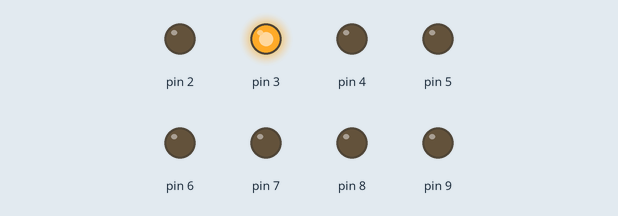
A program run on a simulated Arduino Uno, built with avr-gcc and run on an emulated ATmega328P. Shown: output pins drawn as LEDs (lit = HIGH).

Above: at 0.37 s.
At 1.12 s:
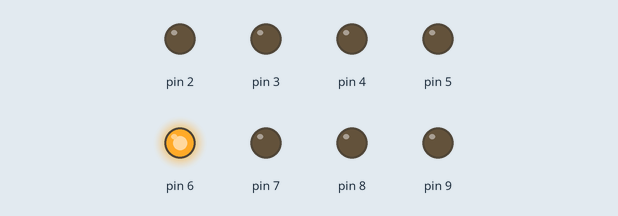
At 1.62 s:
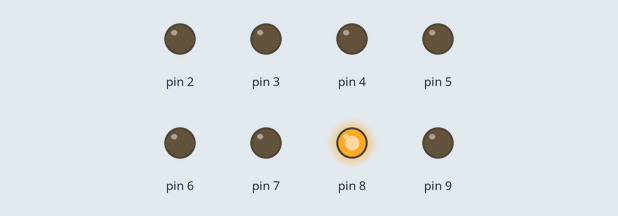
At 2.12 s:
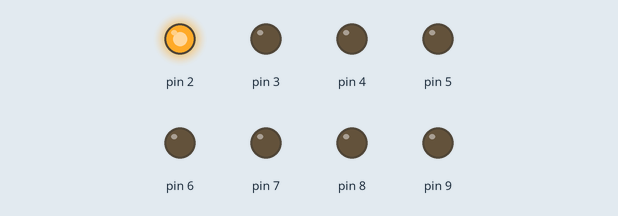
At 3.37 s:
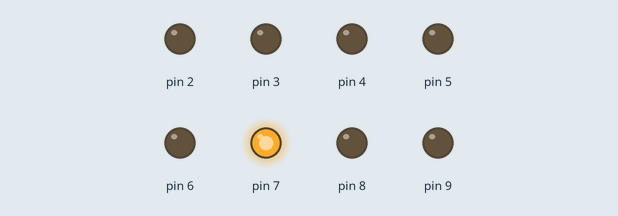
At 4.62 s:
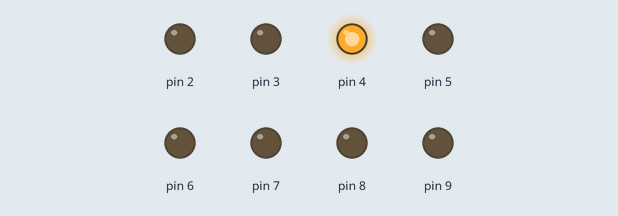
Timing chart, 0 to 4.9 s (numbered marks = the images above):
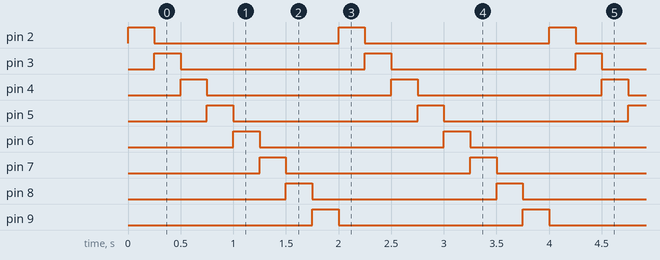

Measured:
- by itself, pin 2–9: alternates HIGH for 0.25 s and LOW for 1.8 s
- by itself, everything shown: repeats every 2.0 s, in 8 steps

The program:

main.cpp
```cpp
#include <Arduino.h>

byte ledD = 0b00000000;
byte ledB = 0b00000000;

unsigned short led_Position = 0; //Start Position

void setup() {
  Serial.begin(9600);
  DDRD = 0b11111100; // Pin 2 - 7 Output
  DDRB = 0b00000011; // pin 8, 9 output
  convertToBit(led_Position);
  delay(250);
}

void loop() {
  led_Position == 7 ? led_Position = 0 : led_Position++;
  convertToBit(led_Position);
  delay(250);
}

void convertToBit(int num)
{
  ledD = 0b00000100;
  ledB = 0b00000001;

  if(num >= 0 && num <= 5)
  {
    PORTB = 0;
    ledD = ledD << num;
    PORTD = ledD;
  }
  else if(num == 6 || num == 7)
  {
    PORTD = 0;
    ledB = ledB << (num % 6);
    PORTB = ledB;
  }
}
```
